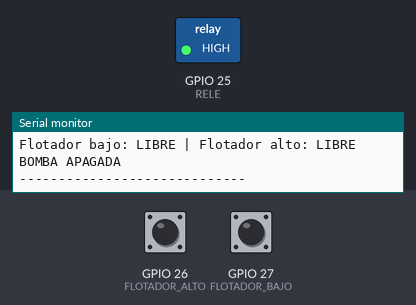
A sketch run on a simulated ESP32. Parts: switched loads named in the sketch (green lamp = pin HIGH), the last lines printed to the serial monitor. The inputs (shaded band) are chosen by the test bench; at power-on: GPIO 27 (FLOTADOR_BAJO) HIGH, GPIO 26 (FLOTADOR_ALTO) HIGH.

Above: at 2.8 s.
2.9 s: GPIO 27 (FLOTADOR_BAJO) pulled LOW for 1.2 s
At 3.8 s:
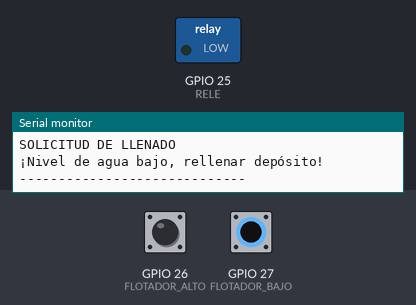
5.6 s: GPIO 26 (FLOTADOR_ALTO) pulled LOW for 1.2 s
At 6.6 s:
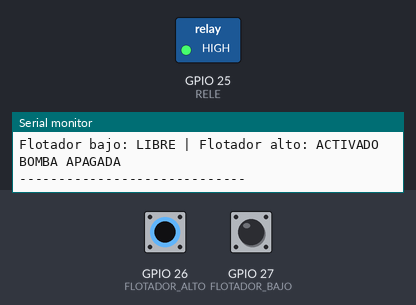
8.3 s: GPIO 27 (FLOTADOR_BAJO) pulled LOW for 3.2 s
At 10.5 s:
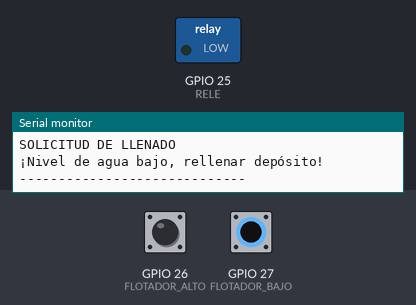
13.0 s: GPIO 26 (FLOTADOR_ALTO) pulled LOW for 3.2 s
At 14.3 s:
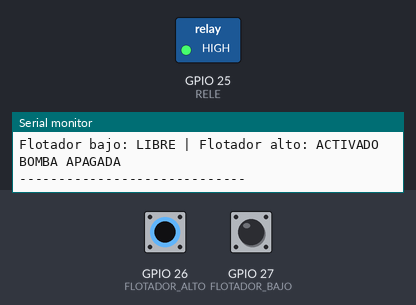
Timing chart, 0 to 16.0 s (numbered marks = the images above; inputs shaded):
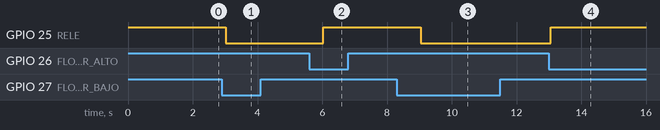

Measured:
- after the input at 2.9 s, GPIO 25 (RELE): HIGH → LOW after 0.11 s
- after the input at 5.6 s, GPIO 25 (RELE): LOW → HIGH after 0.43 s
- after the input at 8.3 s, GPIO 25 (RELE): HIGH → LOW after 0.74 s
- after the input at 13.0 s, GPIO 25 (RELE): LOW → HIGH after 0.06 s

The sketch:

ESP-32.ino
```cpp
// ==========================================
// POLLI SMART - DISPENSADOR DE AGUA
// ESP32 + 2 FLOTADORES + RELE
// ==========================================

const int FLOTADOR_BAJO = 27;
const int FLOTADOR_ALTO = 26;
const int RELE = 25;

const int RELE_ON = LOW;
const int RELE_OFF = HIGH;

bool llenando = false;

void setup() {
  Serial.begin(115200);

  pinMode(FLOTADOR_BAJO, INPUT_PULLUP);
  pinMode(FLOTADOR_ALTO, INPUT_PULLUP);

  pinMode(RELE, OUTPUT);
  digitalWrite(RELE, RELE_OFF);

  Serial.println("POLLI SMART - DISPENSADOR DE AGUA");
  Serial.println("Sistema iniciado");
}

void loop() {
  bool bajo = digitalRead(FLOTADOR_BAJO) == LOW;
  bool alto = digitalRead(FLOTADOR_ALTO) == LOW;

  Serial.print("Flotador bajo: ");
  Serial.print(bajo ? "ACTIVADO" : "LIBRE");

  Serial.print(" | Flotador alto: ");
  Serial.println(alto ? "ACTIVADO" : "LIBRE");

  if (bajo && alto) {
    llenando = false;
    digitalWrite(RELE, RELE_OFF);
    Serial.println("ERROR: revisar flotadores");
  } else {
    if (bajo) {
      llenando = true;
    }

    if (alto) {
      llenando = false;
    }

    if (llenando) {
      digitalWrite(RELE, RELE_ON);
      Serial.println("SOLICITUD DE LLENADO");
    } else {
      digitalWrite(RELE, RELE_OFF);
      Serial.println("BOMBA APAGADA");
    }
  }

  if (bajo) {
    Serial.println("¡Nivel de agua bajo, rellenar depósito!");
  }

  Serial.println("-----------------------------");
  delay(1000);
}
```
